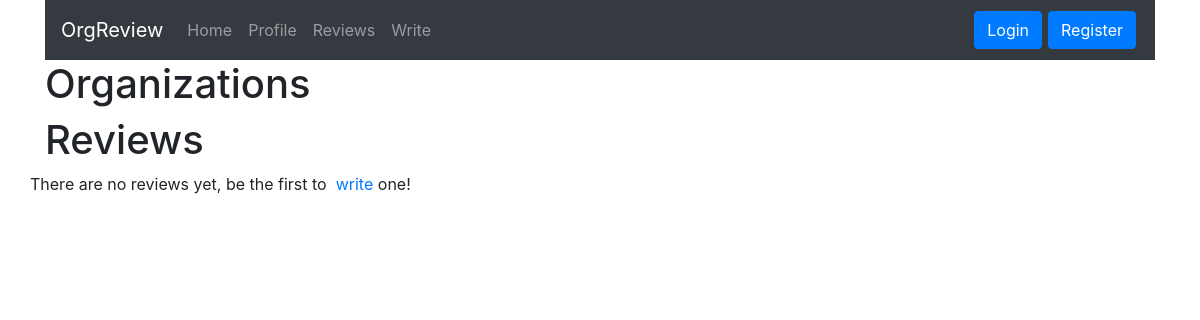
The app's page /reviews.php, older data.
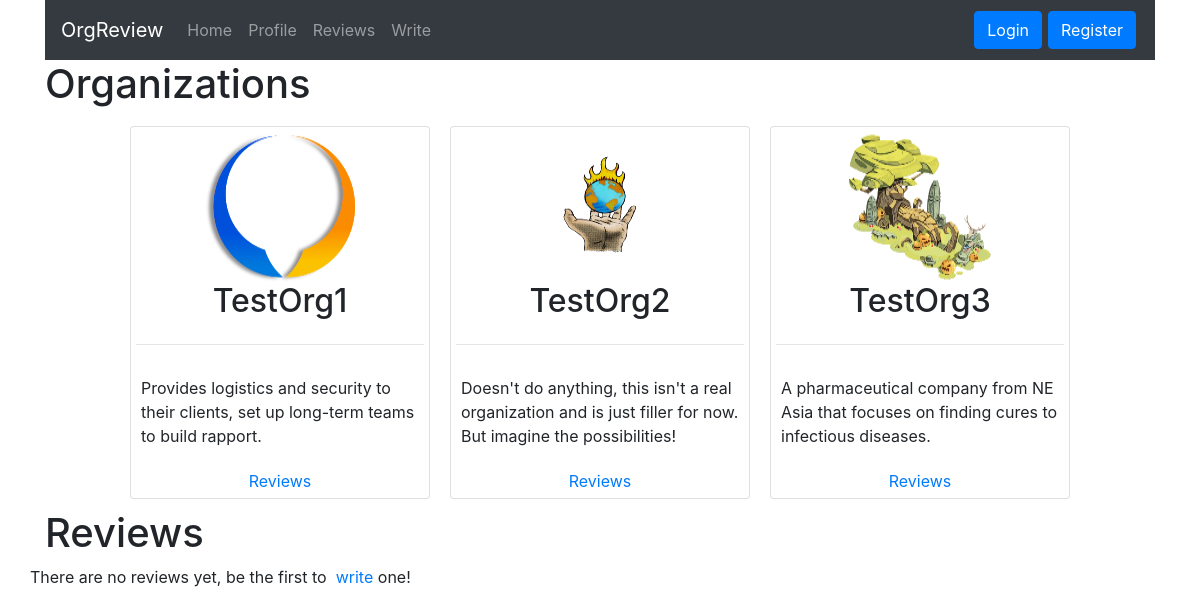
The same page, newer data.
### tables this page shows
CREATE TABLE `organization` (
  `org_id` int(5) NOT NULL,
  `name` varchar(30) NOT NULL,
  `description` varchar(250) NOT NULL,
  `logo` varchar(50) NOT NULL
);

### reviews.php (the view, shortened to what this page needs)
<?php
require 'inc/header.inc.php';
require 'inc/nav.inc.php';
$orgSql = "SELECT * FROM `organization`";
$orgResult = $db->query($orgSql);
$reviewSql = "SELECT * FROM `review`";
$reviewResult = $db->query($reviewSql);
echo "<h1>Organizations</h1>";
echo "<div class=\"row orgDisplay\">";
while ($row = $orgResult->fetch_assoc()){
    echo "<div class=\"card\">";
    echo "<img src=\"img/{$row['logo']}\" alt=\"{$row['name']}'s Logo\">";
    echo "<h2>{$row['name']}</h2><hr>";
    echo "<p>{$row['description']}</p>";
    echo "<a href=\"#\">Reviews</a>";
    echo "</div>";
}
echo "</div>";
echo "<h1>Reviews</h1>";
echo "<div class=\"row reviewDisplay\"";
if ($reviewResult->num_rows == 0) {
    echo "<p>There are no reviews yet, be the first to &nbsp; <a href=\"writereview.php\">write</a>&nbsp;one!</p>";
}
echo "</div>";
require 'inc/footer.inc.php';

### inc/header.inc.php (shortened to what this page needs)
<!DOCTYPE html>
<html lang="en">
<head>
    <link rel="stylesheet" href="css/bootstrap.min.css">
    <link rel="stylesheet" href="css/style.css">
</head>
<body>
<div class="container">

### inc/nav.inc.php (shortened to what this page needs)
<nav class="navbar navbar-expand-lg navbar-dark bg-dark">
    <a class="navbar-brand" href="#">OrgReview</a>
    <div class="collapse navbar-collapse" id="navbarCollapse">
        <ul id="navItems" class="navbar-nav mr-auto">
            <li class="nav-item"><a class="nav-link" href="home.php">Home</a></li>
            <li class="nav-item"><a class="nav-link" href="profile.php">Profile</a></li>
            <li class="nav-item"><a class="nav-link" href="reviews.php">Reviews</a></li>
            <li class="nav-item"><a class="nav-link" href="writereview.php">Write</a></li>
        </ul>
        <button type="button" class="btn btn-primary" data-toggle="modal" data-target="#modalLogin">Login</button>
        <button type="button" class="btn btn-primary" data-toggle="modal" data-target="#modalRegistration">Register</button>
    </div>
</nav>

### inc/footer.inc.php (shortened to what this page needs)
</div>
</body>
</html>

### css/style.css (style rules this page uses)
button { margin: 3px; }
.orgDisplay { display: flex; align-items: center; justify-content: center; }
.card { width: 300px; height: auto; padding: 5px; margin: 10px; }
.card p, .card hr { padding: 5px; }
.card h2 { text-align: center; }
.card img { width: 150px; height: 150px; margin: auto; }
.card a { margin: auto; }

Row changes from the older to the newer data that the page shows:
added organization: logo (picture), name "TestOrg1", description "Provides logistics and security to their clients, set up long-term teams to build rapport."
added organization: logo (picture), name "TestOrg2", description "Doesn't do anything, this isn't a real organization and is just filler for now. But imagine the possibilities!"
added organization: logo (picture), name "TestOrg3", description "A pharmaceutical company from NE Asia that focuses on finding cures to infectious diseases."
